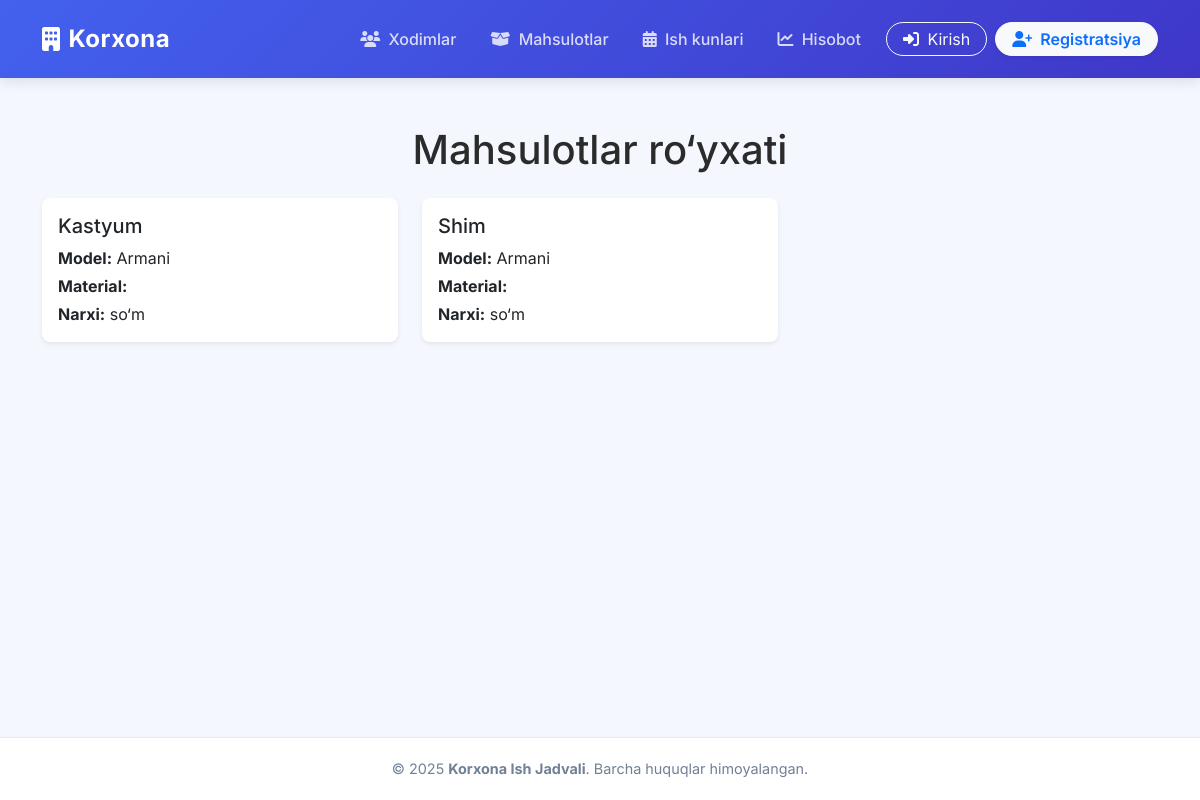
/mahsulotlar/, run on the app's committed database.
### ish/models.py (models this page shows, shortened)
class Mahsulot(models.Model):
    nomi = models.CharField(max_length=100)
    model = models.CharField(max_length=100)
    narxi = models.DecimalField(max_digits=10, decimal_places=2)
    class Meta:
        verbose_name = "Mahsulot"
        verbose_name_plural = "Mahsulotlar"

### ish/views.py (the view)
# urls.py: path("mahsulotlar/", views.mahsulotlar, name="mahsulotlar"),
def mahsulotlar(request):
    mahsulotlar = Mahsulot.objects.all()
    return render(request, "mahsulotlar.html", {"mahsulotlar": mahsulotlar})

### ish/templates/mahsulotlar.html
{% extends "base.html" %}
{% block content %}
<h1 class="text-center mb-4">Mahsulotlar ro‘yxati</h1>
<div class="row">
  {% for m in mahsulotlar %}
  <div class="col-md-4 col-sm-6 mb-4">
    <div class="card shadow-sm border-0 rounded-3 h-100">
      <div class="card-body">
        <h5 class="card-title">{{ m.nomi }}</h5>
        <p class="card-text mb-1"><b>Model:</b> {{ m.model }}</p>
        <p class="card-text mb-1"><b>Material:</b> {{ m.material }}</p>
        <p class="card-text"><b>Narxi:</b> {{ m.narx }} so‘m</p>
      </div>
    </div>
  </div>
  {% empty %}
  <p class="text-center">Hozircha mahsulotlar yo‘q.</p>
  {% endfor %}
</div>
{% endblock %}

### ish/templates/base.html (style rules this page uses)
:root { --primary-color: #4361ee; --secondary-color: #3f37c9; --bg-color: #f4f7fe; --text-color: #2b2b2b; --card-bg: #ffffff; }
body { font-family: 'Inter', sans-serif; background-color: var(--bg-color); color: var(--text-color); display: flex; flex-direction: column; min-height: 100vh; }
.card { background: var(--card-bg); border: none; border-radius: 16px; box-shadow: 0 8px 24px rgba(149, 157, 165, 0.1); transition: transform 0.3s ease, box-shadow 0.3s ease; overflow: hidden; }

### data on the page
Mahsulot: nomi "Kastyum", model "Armani"
Mahsulot: nomi "Shim", model "Armani"
